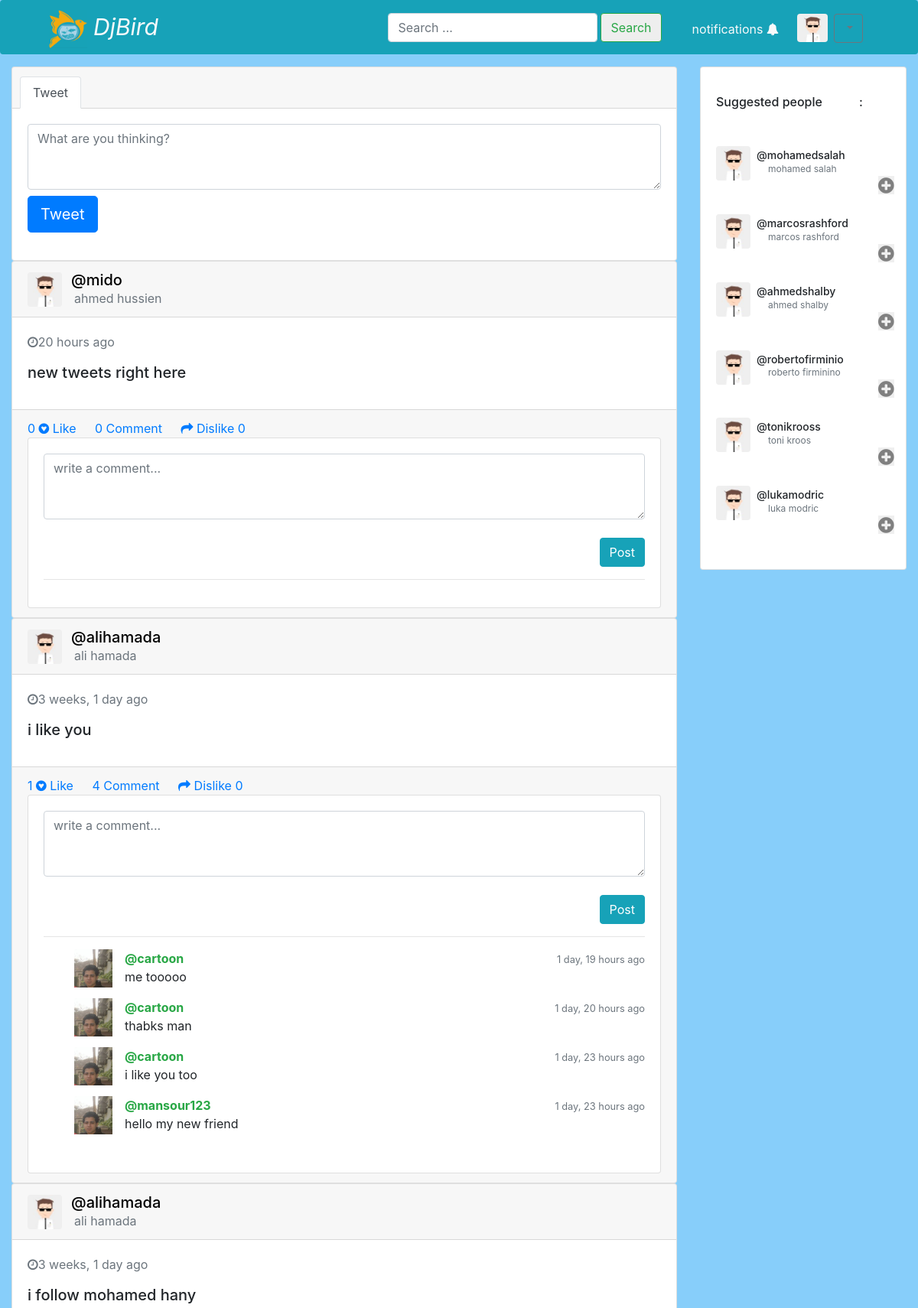
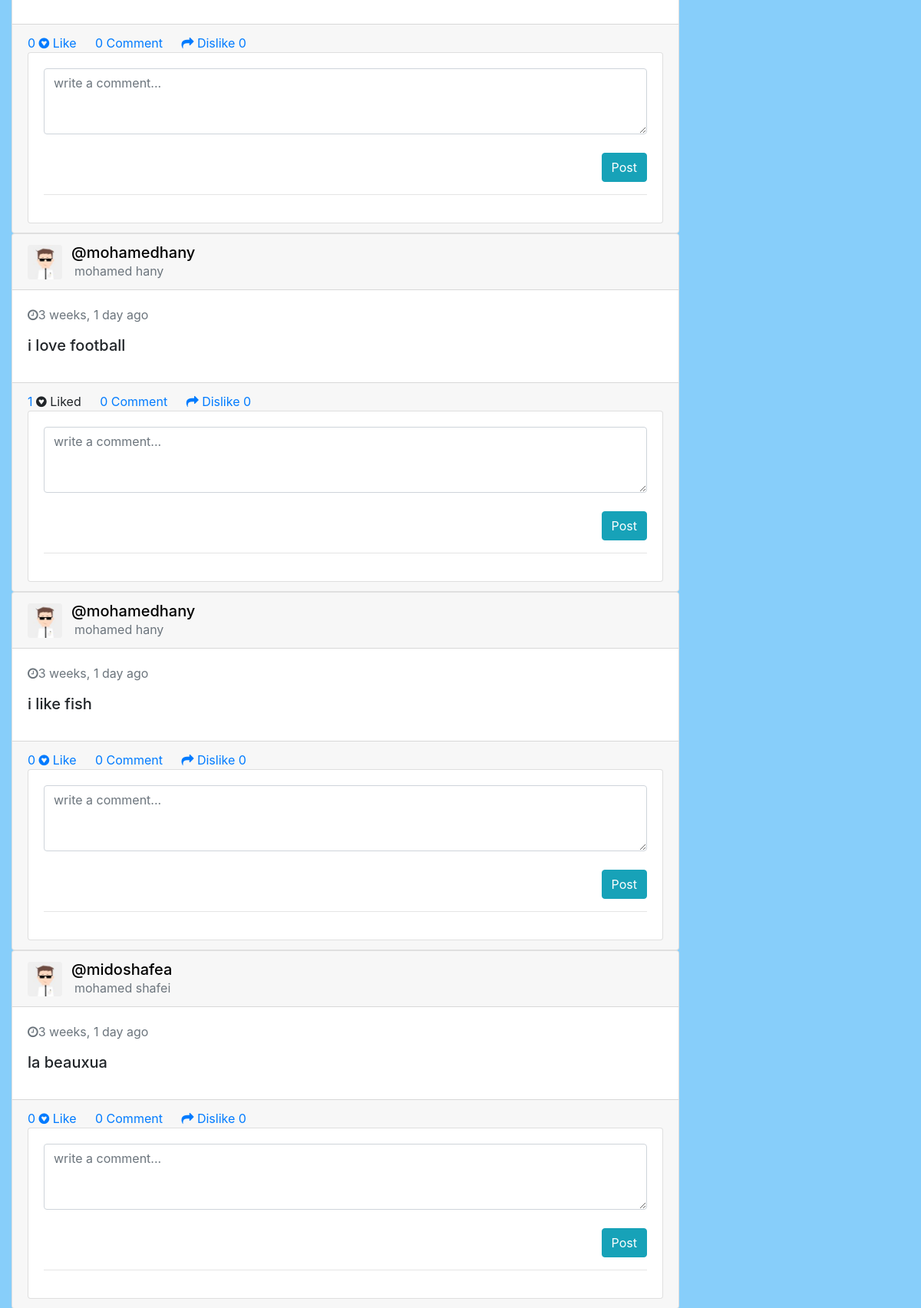
The app's page /tweets/ (signed in, upper part) with its own data (2 pictures, top to bottom).
### tweets/models.py (models this page shows, shortened)
class tweet(models.Model):
    text= models.CharField(max_length=250)
    created=models.DateTimeField(auto_now_add=True)
    user=models.ForeignKey(User,on_delete=models.CASCADE,null=True,related_name='tweets')
    slug=models.SlugField(null=True)
    likes=models.ManyToManyField(User,related_name='liked_tweets')
    dislikes=models.ManyToManyField(User,related_name='disliked_tweets')
    def get_absolute_url(self):
        return reverse('single_tweet',kwargs={'id':self.id})

class comment(models.Model):
    user=models.ForeignKey(User,on_delete=models.CASCADE,null=True,blank=True)
    text=models.TextField(null=True)
    created=models.DateTimeField(auto_now_add=True)
    associated_tweet=models.ForeignKey(tweet,on_delete=models.CASCADE,null=True,related_name='comments')

### account/models.py (models this page shows, shortened)
class profile(models.Model):
    user = models.OneToOneField(User,on_delete=models.CASCADE)
    image=models.ImageField(upload_to='images/')

### tweets/views.py (the view)
# urls.py: path('tweets/', include('tweets.urls')),
@login_required
def tweets(request):
    user=request.user
    user_notifs=user.related_notifs.all().order_by('-created')[:5]
    myfollowings=user.followings.all()
    list_followings=[]
    for following in myfollowings:
        list_followings.append(following.myuser)
    mytweet=tweet.objects.filter(user__in=list_followings).order_by('-created')[:1]
    tweets=tweet.objects.filter(user__in=list_followings)
    if mytweet.exists():
        last_created_tweet=mytweet.first().created
    else:
        last_created_tweet=datetime.datetime.now()
    print(user.user_lastseen.last_seen)
    print(user.last_login)
    qs_list=[]
    users_dict={}
    users_active_list=[]
    myusers_active_list=[]
    for anyuser in User.objects.all():
        if anyuser not in list_followings:
            users_active_list.append(anyuser)
    for anyuser in users_active_list:
        count=anyuser.tweets.all().count()
        users_dict[anyuser]=count
    for anyuser in users_dict:
        print(users_dict[anyuser],anyuser)
    mysortedusers=sorted(users_dict.items(),key=lambda x:x[1])
    all_sorted_users=list(reversed(mysortedusers))
    print(all_sorted_users,'hahah')
    for active in all_sorted_users:
        myusers_active_list.append(active[0])
    print(myusers_active_list,"nono")
    if mytweet.exists():
        if user.user_lastseen.last_seen>last_created_tweet:
            mydict={}
            active_list=[]
            for following in list_followings:
                print("this",following)
                count=following.tweets.all().count()
                mydict[following]=count
            for key,value in mydict.items():
                print("ok",key,mydict[key])
            sorted_users=sorted(mydict.items(),key=lambda x:x[1])
            most_active_users=list(reversed(sorted_users))
            for active in most_active_users:
                active_list.append(active[0])
            for each_user in active_list:
                qs=tweets.filter(user=each_user)
                qs_list.append(qs.order_by('-created'))
            return render(request,"tweets/mytweets.html",{'notifications':user_notifs,'qs_list':qs_list,"actives":myusers_active_list[:6]})
        else:
            print("get out there")
            mytweets=tweet.objects.filter(user__in=list_followings).order_by('-created')[:50]
            return render(request,"tweets/tweets.html",{'tweets':mytweets,'notifications':user_notifs,"actives":myusers_active_list[:6]})
    else:
        new=True
        return render(request,"tweets/tweets.html",{'new':new,"actives":myusers_active_list[:6]})

### templates/tweets/tweets.html (shortened to what this page needs)
{%extends 'base.html'%}
{%block content%}
{%load static%}
{% load humanize %}
<div class="container-fluid gedf-wrapper mt-3">
    <div class="row ">
        <div class="col-md-9  gedf-main ">
            <div class="card gedf-card">
                <div class="card-header">
                    <ul class="nav nav-tabs card-header-tabs" id="myTab" role="tablist">
                        <li class="nav-item">
                            <a class="nav-link active" id="posts-tab" data-toggle="tab" href="#posts" role="tab" aria-controls="posts" aria-selected="true">
                                 Tweet</a>
                        </li>
                    </ul>
                </div>
                <div class="card-body">
                    <div class="tab-content" id="myTabContent">
                        <div class="tab-pane fade show active" id="posts" role="tabpanel" aria-labelledby="posts-tab">
                            <form action="{%url 'post_tweet' %}" method="POST">
                                <div class="form-group">
                                <textarea class="form-control" id="message" rows="3" name='text' placeholder="What are you thinking?"></textarea>
                                <button type="submit" class="btn btn-primary btn-lg mt-2">Tweet</button>
                            </div>
                        </form>
                        </div>
                    </div>
                </div>
            </div>
            {%for tweet in tweets%}
            <div class="card gedf-card">
                <div class="card-header">
                    <div class="d-flex justify-content-between align-items-center">
                        <div class="d-flex justify-content-between align-items-center">
                            <div class="mr-1">
                                {%if tweet.user.profile.image%}
                               <a href="{%url 'account:profile' tweet.user.username %}"><img class="rounded" width="45" height="45" src="{{tweet.user.profile.image.url}}" alt=""></a>
                                {%else%}
                            <a href="{%url 'account:profile' tweet.user.username %}"><img class="rounded" width="45" height="45" src="{%static 'default.jpg'%}" alt=""></a>
                                {%endif%}
                            </div>
                            <div class="ml-2">
                                <div class="h5 m-0"><a style="text-decoration: none; color: black;" href="{%url 'account:profile' tweet.user.username %}">@{{tweet.user.username}}</a></div>
                                <div class="h7 text-muted ml-1">{{tweet.user.first_name}} {{tweet.user.last_name}}</div>
                            </div>
                        </div>
                    </div>
                </div>
                <a href="{{tweet.get_absolute_url}}" style="text-decoration:none">
                <div class="card-body">
                    <div class="text-muted h7 mb-2"> <i class="fa fa-clock-o"></i>{{tweet.created|naturaltime}}</div>
                </a>
                    <p class="card-text">
                        <h5>{{tweet.text|urlizetrunc:40}}</h5>
                    </p>
                </div>
                <div class="card-footer">
                    {%if request.user not in tweet.likes.all %}
                   <a href="" data-toggle="modal" data-target="#myModal"> {{tweet.likes.all|length}} </a> <a href="{%url 'tweet_like' tweet.id %}"  class="card-link"><i class="fa fa-gittip"></i> Like</a>
                    {%else%}
                    <a href="" data-toggle="modal" data-target="#myModal"> {{tweet.likes.all|length}} </a><a  class="card-link"><i class="fa fa-gittip"></i>  Liked</a>
                    {%endif%}
                    <a href="#collapseExample{{tweet.id}}" role="button" aria-expanded="false" aria-controls="collapseExample" class="card-link"  data-toggle="collapse"<i class="fa fa-comment"></i>{{tweet.comments.all|length}} Comment</a>
                    {%if request.user not in tweet.dislikes.all %}
                    <a href="{%url 'tweet_dislike' tweet.id%}" class="card-link"><i class="fa fa-mail-forward"></i> Dislike</a> <a href="" data-toggle="modal" data-target="#disModal"> {{tweet.dislikes.all|length}}</a>
                    {%else%}
                     <a class="card-link"><i class="fa fa-mail-forward"></i><a href="">  Disliked</a> <a href="" data-toggle="modal" data-target="#disModal" > {{tweet.dislikes.all|length}}</a>
                    {%endif%}
                    <div id="comment-section">
                        {%include 'tweets/comment.html'%}
                       </div>
                </div>
            </div>
            {%endfor%}
        <div class="col-md-3" id="suggested" >
            <div class="card gedf-card">
                <div class="card-body">
                    <h6 class="card-title mt-3 mb-5">Suggested people<span class="ml-5">:</span></h6>
                    {%for active in actives%}
                    <div class="d-flex mb-4">
                        <div class="mr-1">
                            {%if  active.profile.image%}
                            <a href="{%url 'account:profile' active.username%}"> <img class="rounded" width="45" height="45" src="{{active.profile.image.url}}" alt=""></a>
                            {%else%}
                            <a href="{%url 'account:profile' active.username%}"> <img class="rounded" width="45" src="{%static 'default.jpg'%}" alt=""></a>
                            {%endif%}
                        </div>
                        <div class="ml-1">
                            <div class="h6 m-0 mt-1" style="font-size: 14px;"><a style="text-decoration: none; color: inherit;" href="{%url 'account:profile' active.username%}">@{{active.username}}</a></div>
                            <div class="col-md-12">
                            <div class="h7 text-muted" style="font-size: 12px;">{{active.first_name}} {{active.last_name}}
                                <form action="{%url 'follow_user'%}" method="POST" class="ml-5 mt-0">
                                <span class="ml-5 my-0"><button class="fa fa-plus-circle fa-2x ml-5" name="username" value={{active.username}} style="margin-left: 42px; padding:0;border: none;background-color: none; color: gray;"></button></span>
                            </form>
                            </div>
                            </div>
                        </div>
                    </div>
                    {%endfor%}
                </div>
            </div>
        </div>
{%endblock%}

### templates/tweets/comment.html (shortened to what this page needs)
{%load static%}
{%load humanize%}
<div class="" id="collapseExample{{tweet.id}}">
    <div class="card card-body">
        <div class="row bootstrap snippets">
            <div class="col-md-12 col-md-offset-2 col-sm-12">
                <div class="comment-wrapper">
                    <div class="panel panel-info">
                        <div class="panel-body">
                            <form action="{%url 'tweet_comment'%}" method="POST"  >
                            <textarea class="form-control" name="text" placeholder="write a comment..." rows="3"></textarea>
                            <br>
                            <button type="submit" name="tweet_id"  value={{tweet.id}} class="btn btn-info pull-right">Post</button>
                        </form>
                            <div class="clearfix"></div>
                            <hr>
                            <ul class="media-list" id="mydiv">
                                {%with tweet.comments.all as comments%}
                                  {%for comment in comments reversed%}
                                <li class="media">
                                    {%if comment.user.profile.image %}
                                    <a href="{%url 'account:profile' comment.user.username%}" class="pull-left">
                                        <img src="{{comment.user.profile.image.url}}" alt="" height="50" width="50" class="img-circle">
                                    </a>
                                    {%else%}
                                    <a href="{%url 'account:profile' comment.user.username%}"  class="pull-left">
                                        <img src="{%static 'default.jpg'%}" alt="" height="50" class="img-circle">
                                    </a>
                                    {%endif%}
                                    <div class="media-body">
                                        <span class="text-muted pull-right">
                                            <small class="text-muted">{{comment.created|naturaltime}}</small>
                                        </span>
                                        <a href="{%url 'account:profile' comment.user.username%}" style="text-decoration: none;"><strong class="text-success ml-3">@{{comment.user.username}}</strong></a>
                                        <p class="ml-3">
                                            {{comment.text}}
                                        </p>
                                    </div>
                                </li>
                                {%endfor%}
                                {%endwith%}
                            </ul>
                        </div>
                    </div>
                </div>
            </div>
        </div>
 </div>
  </div>

### records on screen
tweet: user.username "mido", user.first_name "ahmed", user.last_name "hussien", created "20 hours ago", text "new tweets right here", likes.all|length "0", comments.all|length "0", dislikes.all|length "0"
tweet: user.username "alihamada", user.first_name "ali", user.last_name "hamada", created "3 weeks, 1 day ago", text "i like you", likes.all|length "1", comments.all|length "4", dislikes.all|length "0"
comment: user.profile.image (picture), created "1 day, 19 hours ago", user.username "cartoon", text "me tooooo"
comment: user.profile.image (picture), created "1 day, 20 hours ago", user.username "cartoon", text "thabks man"
comment: user.profile.image (picture), created "1 day, 23 hours ago", user.username "cartoon", text "i like you too"
comment: user.profile.image (picture), created "1 day, 23 hours ago", user.username "mansour123", text "hello my new friend"
tweet: user.username "alihamada", user.first_name "ali", user.last_name "hamada", created "3 weeks, 1 day ago", text "i follow mohamed hany", likes.all|length "0", comments.all|length "0", dislikes.all|length "0"
tweet: user.username "mohamedhany", user.first_name "mohamed", user.last_name "hany", created "3 weeks, 1 day ago", text "i love football", likes.all|length "1", comments.all|length "0", dislikes.all|length "0"
tweet: user.username "mohamedhany", user.first_name "mohamed", user.last_name "hany", created "3 weeks, 1 day ago", text "i like fish", likes.all|length "0", comments.all|length "0", dislikes.all|length "0"
tweet: user.username "midoshafea", user.first_name "mohamed", user.last_name "shafei", created "3 weeks, 1 day ago", text "la beauxua", likes.all|length "0", comments.all|length "0", dislikes.all|length "0"

### other values on screen
{{ active.username }} "mohamedsalah"
{{ active.first_name }} "mohamed"
{{ active.last_name }} "salah"
{{ active.username }} "marcosrashford"
{{ active.first_name }} "marcos"
{{ active.last_name }} "rashford"
{{ active.username }} "ahmedshalby"
{{ active.first_name }} "ahmed"
{{ active.last_name }} "shalby"
{{ active.username }} "robertofirminio"
{{ active.first_name }} "roberto"
{{ active.last_name }} "firminino"
{{ active.username }} "tonikrooss"
{{ active.first_name }} "toni"
{{ active.last_name }} "kroos"
